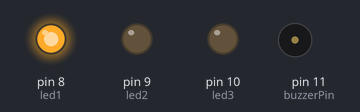
A sketch run on a simulated Arduino Uno, built with avr-gcc and run on an emulated ATmega328P. Shown: output pins drawn as LEDs (lit = HIGH), buzzer (waves = sounding, pin HIGH).

Above: at 0.2 s.
At 0.7 s:
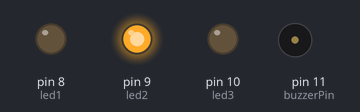
At 2.7 s:
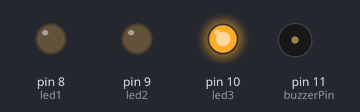
Timing chart, 0 to 3.5 s (numbered marks = the images above):
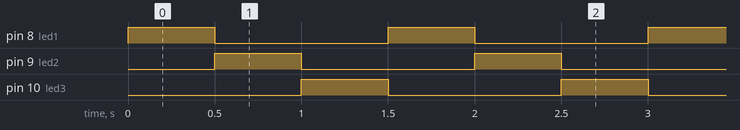

Measured:
- by itself, pin 8 (led1), pin 9 (led2), pin 10 (led3): alternates HIGH for 0.50 s and LOW for 1.0 s
- by itself, everything shown: repeats every 1.5 s, in 4 steps

The sketch:

arduinobuzzer3.ino
```cpp
int buzzerPin = 11;
int led1 = 8;
int led2 = 9;
int led3 = 10;

void setup() {
  pinMode(buzzerPin, OUTPUT);
  pinMode(led1, OUTPUT);
  pinMode(led2, OUTPUT);
  pinMode(led3, OUTPUT);
}

void loop() {

  digitalWrite(led1, HIGH);
  delay(500);
  digitalWrite(led1, LOW);

  digitalWrite(led2, HIGH);
  delay(500);
  digitalWrite(led2, LOW);

  digitalWrite(led3, HIGH);
  delay(500);
  digitalWrite(led3, LOW);
}
```
